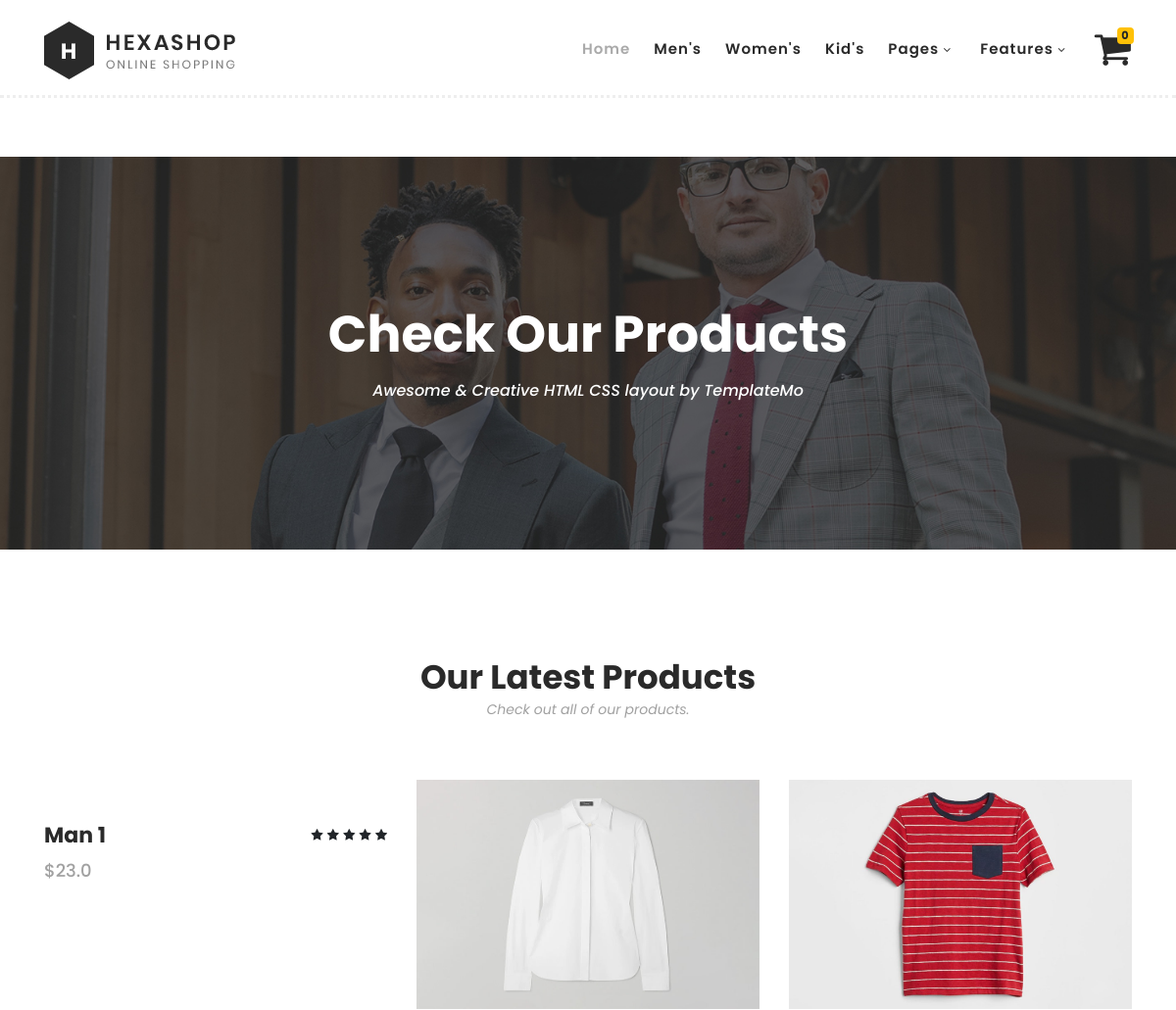
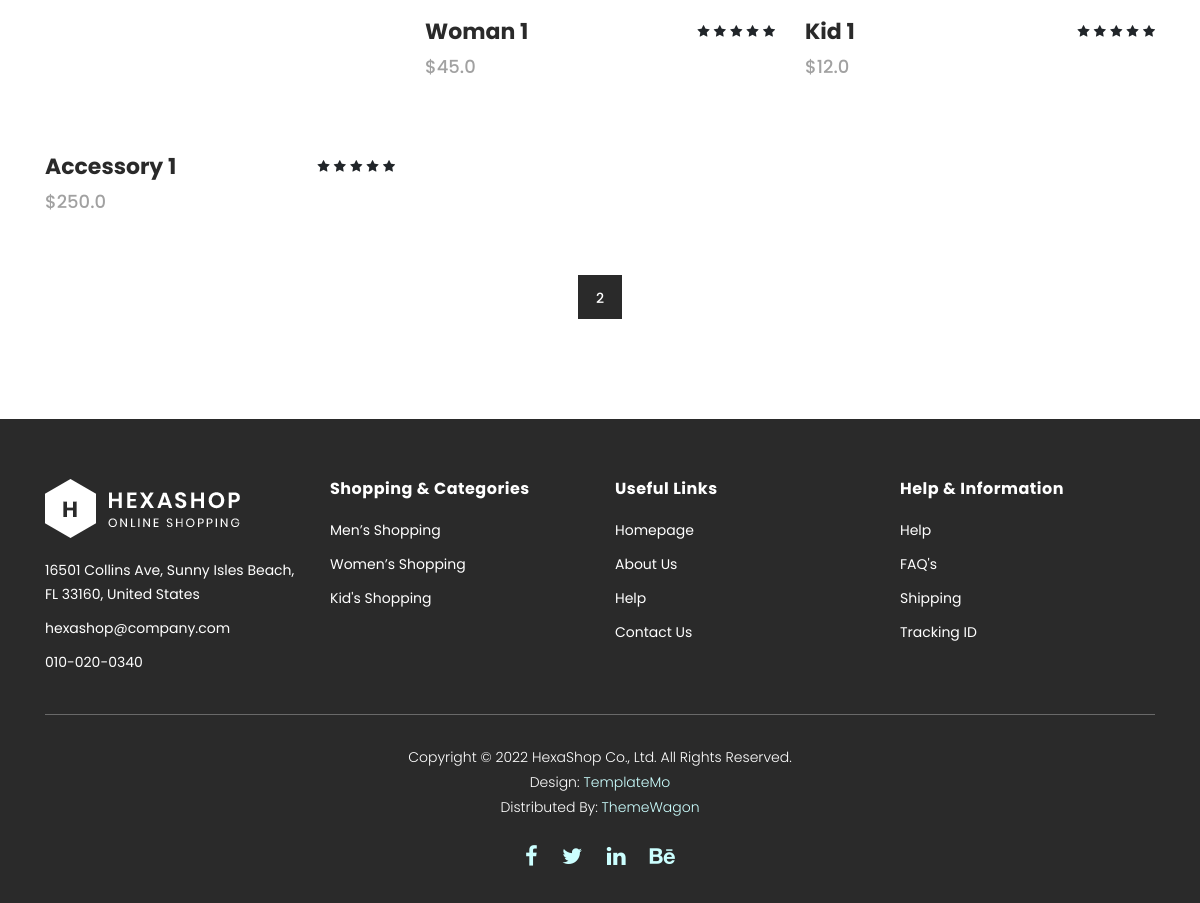
Page /products/all on the committed database (2 pictures, top to bottom).
### main/models.py (models this page shows, shortened)
class Product(models.Model):
    name = models.CharField(max_length=200,null=True)
    price = models.FloatField()
    slug = models.SlugField(unique=True)
    category = models.CharField(choices=PRODUCT_CATEGORIES, max_length=2 , null=TRUE,blank=TRUE)
    rating = models.IntegerField(default=0,null=True,blank=True)
    description = models.TextField(null=True,blank=True)
    quote = models.TextField(null=True,blank=True)
    image = models.ImageField(null=True,blank=True)
    @property
    def imageurl(self):
        try:
            url=self.image.url
        except:
            url=''
        return url

### main/views.py (the view)
# urls.py: path('products/<slug:category_slug>',views.products ,name="products"),
def products(request,category_slug):
    if category_slug == 'all':
        products = Product.objects.all
    else :
        products = Product.objects.filter(category=category_slug)
    p = Paginator(products,2)
    page = request.GET.get('page')
    if request.user.is_authenticated:
        customer = request.user.customer
        order , created = Order.objects.get_or_create(customer=customer , complete = False)
        items = order.orderitem_set.all()
        cart_items = order.get_cart_items
    else :
        items=[]
        order = {'get_cart_items':0,}
        cart_items = order['get_cart_items']
    data = {'items':items,'order':order,'products':products,'cart_items':cart_items,}
    return render(request,'products.html',data)

### main/templates/products.html (shortened to what this page needs)
{% load static %}
<!DOCTYPE html>
<html lang="en">
  <head>
    <link rel="stylesheet" type="text/css" href="{% static 'css/bootstrap.min.css' %}">
    <link rel="stylesheet" type="text/css" href="{% static 'css/font-awesome.css' %}">
    <link rel="stylesheet" href="{% static 'css/templatemo-hexashop.css' %}">
    <link rel="stylesheet" href="{% static 'css/owl-carousel.css' %}">
    <link rel="stylesheet" href="{% static 'css/lightbox.css' %}">
    </head>
    <body>
    <header class="header-area header-sticky">
        <div class="container">
            <div class="row">
                <div class="col-12">
                    <nav class="main-nav">
                        <a href="{% url 'index' %}" class="logo">
                            <img src="{% static 'images/logo.png' %}">
                        </a>
                        <ul class="nav">
                            <li class="scroll-to-section"><a href="{% url 'index' %}" class="active">Home</a></li>
                            <li class="scroll-to-section"><a href="{% url 'index' %}">Men's</a></li>
                            <li class="scroll-to-section"><a href="{% url 'index' %}">Women's</a></li>
                            <li class="scroll-to-section"><a href="{% url 'index' %}">Kid's</a></li>
                            <li class="submenu">
                                <a href="javascript:;">Pages</a>
                            </li>
                            <li class="submenu">
                                <a href="javascript:;">Features</a>
                            </li>
                            <li>
                            <div class="wrapper">
                            <a href = "{% url 'cart' %}">
                            <i class="fa" style="font-size:40px">&#xf07a;</i>
                            <span class='badge badge-warning' id='lblCartCount'> {{ cart_items }} </span>
                            </a>
                            </div >
                            </li>
                        </ul>
                    </nav>
                </div>
            </div>
        </div>
    </header>
    <div class="page-heading" id="top">
        <div class="container">
            <div class="row">
                <div class="col-lg-12">
                    <div class="inner-content">
                        <h2>Check Our Products</h2>
                        <span>Awesome &amp; Creative HTML CSS layout by TemplateMo</span>
                    </div>
                </div>
            </div>
        </div>
    </div>
    <section class="section" id="products">
        <div class="container">
            <div class="row">
                <div class="col-lg-12">
                    <div class="section-heading">
                        <h2>Our Latest Products</h2>
                        <span>Check out all of our products.</span>
                    </div>
                </div>
            </div>
        </div>
        <div class="container">
            <div class="row">
            {% for product in products %}
                <div class="col-lg-4">
                    <div class="item">
                        <div class="thumb">
                            <img src="{{product.imageurl}}" alt="">
                        </div>
                        <div class="down-content">
                            <h4>{{product.name}}</h4>
                            <span>${{product.price}}</span>
                            <ul class="stars">
                                <li><i class="fa fa-star"></i></li>
                                <li><i class="fa fa-star"></i></li>
                                <li><i class="fa fa-star"></i></li>
                                <li><i class="fa fa-star"></i></li>
                                <li><i class="fa fa-star"></i></li>
                            </ul>
                        </div>
                    </div>
                </div>
            {% endfor %}
                <div class="col-lg-12">
                    <div class="pagination">
                        <ul>
                            <li class="active">
                                <a href="#">2</a>
                            </li>
                        </ul>
                    </div>
                </div>
            </div>
        </div>
    </section>
    <footer>
        <div class="container">
            <div class="row">
                <div class="col-lg-3">
                    <div class="first-item">
                        <div class="logo">
                            <img src="{% static 'images/white-logo.png' %}" alt="hexashop ecommerce templatemo">
                        </div>
                        <ul>
                            <li><a href="#">16501 Collins Ave, Sunny Isles Beach, FL 33160, United States</a></li>
                            <li><a href="#">hexashop@company.com</a></li>
                            <li><a href="#">010-020-0340</a></li>
                        </ul>
                    </div>
                </div>
                <div class="col-lg-3">
                    <h4>Shopping &amp; Categories</h4>
                    <ul>
                        <li><a href="#">Men’s Shopping</a></li>
                        <li><a href="#">Women’s Shopping</a></li>
                        <li><a href="#">Kid's Shopping</a></li>
                    </ul>
                </div>
                <div class="col-lg-3">
                    <h4>Useful Links</h4>
                    <ul>
                        <li><a href="#">Homepage</a></li>
                        <li><a href="#">About Us</a></li>
                        <li><a href="#">Help</a></li>
                        <li><a href="#">Contact Us</a></li>
                    </ul>
                </div>
                <div class="col-lg-3">
                    <h4>Help &amp; Information</h4>
                    <ul>
                        <li><a href="#">Help</a></li>
                        <li><a href="#">FAQ's</a></li>
                        <li><a href="#">Shipping</a></li>
                        <li><a href="#">Tracking ID</a></li>
                    </ul>
                </div>
                <div class="col-lg-12">
                    <div class="under-footer">
                        <p>Copyright © 2022 HexaShop Co., Ltd. All Rights Reserved.
                        <br>Design: <a href="https://templatemo.com" target="_parent" title="free css templates">TemplateMo</a>
                        <br>Distributed By: <a href="https://themewagon.com" target="_blank" title="free & premium responsive templates">ThemeWagon</a></p>
                        <ul>
                            <li><a href="#"><i class="fa fa-facebook"></i></a></li>
                            <li><a href="#"><i class="fa fa-twitter"></i></a></li>
                            <li><a href="#"><i class="fa fa-linkedin"></i></a></li>
                            <li><a href="#"><i class="fa fa-behance"></i></a></li>
                        </ul>
                    </div>
                </div>
            </div>
        </div>
    </footer>
  </body>
</html>

### main/templates/products.html (style rules this page uses)
.wrapper { position: relative; }
.wrapper span { position: absolute; top: -2px; right: -2px; }

### rows in the picture
Product: name "Man 1", price "23.0"
Product: imageurl (picture), name "Woman 1", price "45.0"
Product: imageurl (picture), name "Kid 1", price "12.0"
Product: name "Accessory 1", price "250.0"

### other values in the picture
{{ cart_items }} "0"
